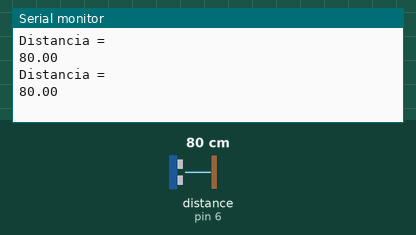
A sketch run on a simulated Arduino Uno, built with avr-gcc and run on an emulated ATmega328P. Parts: the last lines printed to the serial monitor. The inputs (shaded band) are chosen by the test bench; at power-on: distance to the obstacle (sensor on pin 6) 80 cm. The echo pulse lasts 58.3 µs per cm.

Above: at 2.3 s.
2.4 s: distance to the obstacle (sensor on pin 6) set to 2 cm
At 3.5 s:
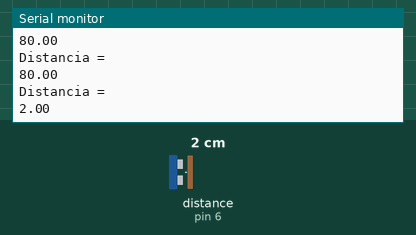
4.5 s: distance to the obstacle (sensor on pin 6) set to 4 cm
At 5.3 s:
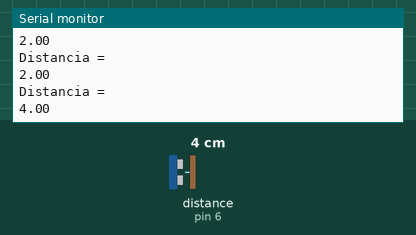
Timing chart, 0 to 7.5 s (numbered marks = the images above; inputs shaded):
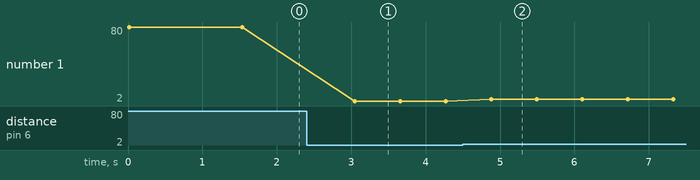

Measured:
- after the input at 2.4 s, the serial monitor: prints a new line after 0.65 s (image 1)
- after the input at 4.5 s, the serial monitor: prints a new line after 0.38 s (image 2)
- plotted number 1: 80 → 2 after the input at 2.4 s, 2 → 4 after the input at 4.5 s

The sketch:

Ultrasoniccomled.ino
```cpp
#include <Ultrasonic.h>
  short trig = 5;
  short echo = 6;
  float distancia = 0;
  Ultrasonic sonic(trig, echo);
  short azul = 7;
  short verde = 8;
  short vermelho = 9;

void setup() {
  // put your setup code here, to run once:
  Serial.begin(9600);

}

void loop() {
  // put your main code here, to run repeatedly:
  distancia = sonic.read(CM);
  Serial.print("Distancia = \n");
  Serial.println(distancia);
  if (distancia < 10.0){
    Vermelho();
    delay(10);
  }
  else if (distancia > 10.0 && distancia < 20.0){
    Verde();
    delay(10);
  }
  else if (distancia > 20.0){
    Azul();
    delay(10);
  }
delay(500);
}
void Vermelho() {
  digitalWrite(verde, LOW);
  digitalWrite(azul, LOW);
  digitalWrite(vermelho, HIGH);
  delay(100);


}
void Verde() {
  digitalWrite(vermelho, LOW);
  digitalWrite(azul, LOW);
  digitalWrite(verde, HIGH);
  delay(1000);
}
void Azul() {
  digitalWrite(verde, LOW);
  digitalWrite(vermelho, LOW);
  digitalWrite(azul, HIGH);
  delay(1000);
}
```
